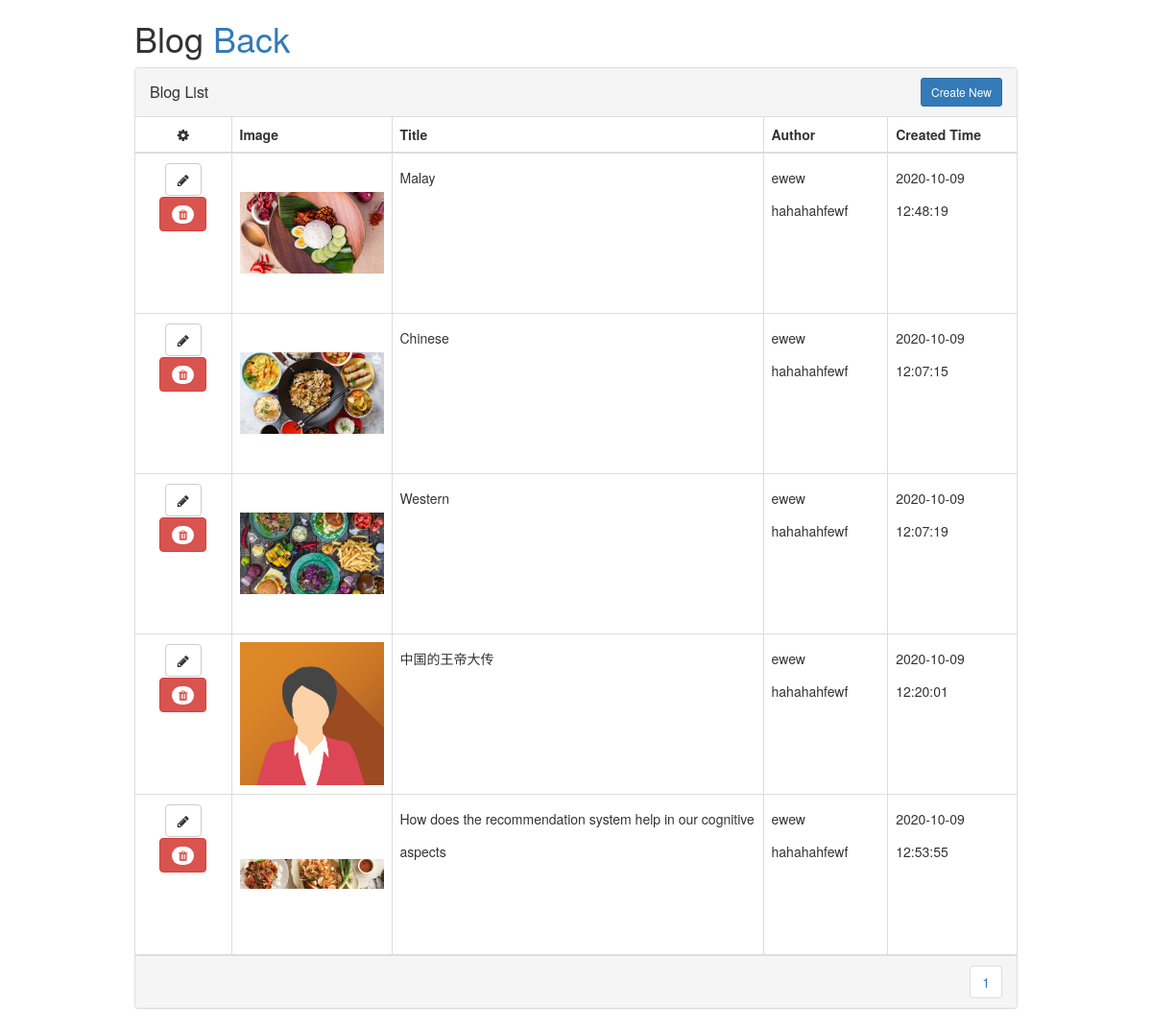
The app's page /Superadmin/Blogmanage.php with its own data.
### tables this page shows
CREATE TABLE `blog` (
  `id` int(255) NOT NULL,
  `title` varchar(255) NOT NULL,
  `description` varchar(500) NOT NULL,
  `contain` longtext NOT NULL,
  `image` varchar(255) NOT NULL,
  `time_date` timestamp NOT NULL DEFAULT current_timestamp() ON UPDATE current_timestamp(),
  `Email` varchar(255) NOT NULL,
  `Name` varchar(255) NOT NULL
);

### Superadmin/Blogmanage.php (the view, shortened to what this page needs)
<!DOCTYPE html>
<html>
<head>
    <link href="//maxcdn.bootstrapcdn.com/bootstrap/4.1.1/css/bootstrap.min.css" rel="stylesheet" id="bootstrap-css">
    <link href="//maxcdn.bootstrapcdn.com/bootstrap/3.3.0/css/bootstrap.min.css" rel="stylesheet" id="bootstrap-css">
    <link href="https://cdnjs.cloudflare.com/ajax/libs/font-awesome/4.4.0/css/font-awesome.min.css" rel='stylesheet' type='text/css'>
    <link href="../css/table.css" rel='stylesheet' type='text/css'>
</head>
<?php
require('../database/mysql.php');
$results_per_page = 6;
$sql='SELECT * FROM blog';
$result = mysqli_query($conn, $sql);
$number_of_results = mysqli_num_rows($result);
$number_of_pages = ceil($number_of_results/$results_per_page);
if (!isset($_GET['page'])) {
  $page = 1;
} else {
  $page = $_GET['page'];
}
$this_page_first_result = ($page-1)*$results_per_page;
$sql='SELECT * FROM blog LIMIT ' . $this_page_first_result . ',' .  $results_per_page;
$result = mysqli_query($conn, $sql);
?>
<div class="container">
    <div class="row">
        <div class="col-md-10 col-md-offset-1">
            <h1>Blog<a href="adminhome.php">&nbsp;Back</a></h1>
            <div class="panel panel-default panel-table">
              <div class="panel-heading">
                <div class="row">
                  <div class="col col-xs-6">
                    <h3 class="panel-title">Blog List</h3>
                  </div>
                  <div class="col col-xs-6 text-right" >
                  <a href="insertBlog.php" class="btn btn-sm btn-primary btn-create" >Create New</a>
                  </div>
                </div>
              </div>
              <div class="panel-body">
                <table class="table  table-bordered table-list">
                  <thead>
                    <tr>
                        <th><em class="fa fa-cog"></em></th>
                        <th>Image</th>
                        <th>Title</th>
                        <th>Author</th>
                        <th>Created Time</th>
                    </tr>
                  </thead>
                  <tbody>
                  <?php
                      while($row = mysqli_fetch_array($result)) {
                  ?>
                          <tr>
                            <td align="center">
                            <a class="btn btn-default" href ="blogDetailCheck.php?id=<?php echo $row['id'];?>"><em class="fa fa-pencil"></em></a>
                              <a class="btn btn-danger"href="../database/deleteBlog.php?id=<?php echo $row['id']; ?>" onclick="return confirm('Sure Want Delete?')"><span class="new badge" data-badge-caption="" ><em class="fa fa-trash"></em></span></a>
                            </td>
                            <td ><img src="<?php echo $row['image']; ?>" alt="image" style="width:150px; height:150px;object-fit: contain;"></td>
                            <td><?php echo $row['title'];?></td>
                            <td><?php echo $row['Name']; ?></td>
                            <td><?php echo $row['time_date']; ?></td>
                          </tr>
                  <?php } ?>
                        </tbody>
                </table>
              </div>
              <div class="panel-footer">
                <div class="row">
                  <div class="col col-xs-4">
                  </div>
                  <div class="col col-xs-8">
                    <ul class="pagination hidden-xs pull-right">
                      <?php
                      for ($page=1;$page<=$number_of_pages;$page++) {
                        echo ' <li><a href="Blogmanage.php?page=' . $page . '">' . $page . '</a> </li> ';}
                        ?>
                    </ul>
                  </div>
                </div>
              </div>
</div>
</div>
</div>
</html>

### css/table.css (style rules this page uses)
.panel-table .panel-body { padding:0; }
.panel-table .panel-body .table-bordered { border-style: none; margin:0; }
.panel-table .panel-body .table-bordered > thead > tr > th:first-of-type { text-align:center; width: 100px; }
.panel-table .panel-body .table-bordered > thead > tr > th:last-of-type, .panel-table .panel-body .table-bordered > tbody > tr > td:last-of-type { border-right: 0px; }
.panel-table .panel-body .table-bordered > thead > tr > th:first-of-type, .panel-table .panel-body .table-bordered > tbody > tr > td:first-of-type { border-left: 0px; }
.panel-table .panel-body .table-bordered > tbody > tr:first-of-type > td { border-bottom: 0px; }
.panel-table .panel-body .table-bordered > thead > tr:first-of-type > th { border-top: 0px; }
.panel-table .panel-footer .pagination { margin:0; }
.panel-table .panel-footer .col { line-height: 34px; height: 34px; }
.panel-table .panel-heading .col h3 { line-height: 30px; height: 30px; }
.panel-table .panel-body .table-bordered > tbody > tr > td { line-height: 34px; }

### records on screen
blog: image (picture), title "Malay", Name "ewew hahahahfewf", time_date "2020-10-09 12:48:19"
blog: image (picture), title "Chinese", Name "ewew hahahahfewf", time_date "2020-10-09 12:07:15"
blog: image (picture), title "Western", Name "ewew hahahahfewf", time_date "2020-10-09 12:07:19"
blog: image (picture), title "中国的王帝大传", Name "ewew hahahahfewf", time_date "2020-10-09 12:20:01"
blog: image (picture), title "How does the recommendation system help in our cognitive aspects", Name "ewew hahahahfewf", time_date "2020-10-09 12:53:55"
